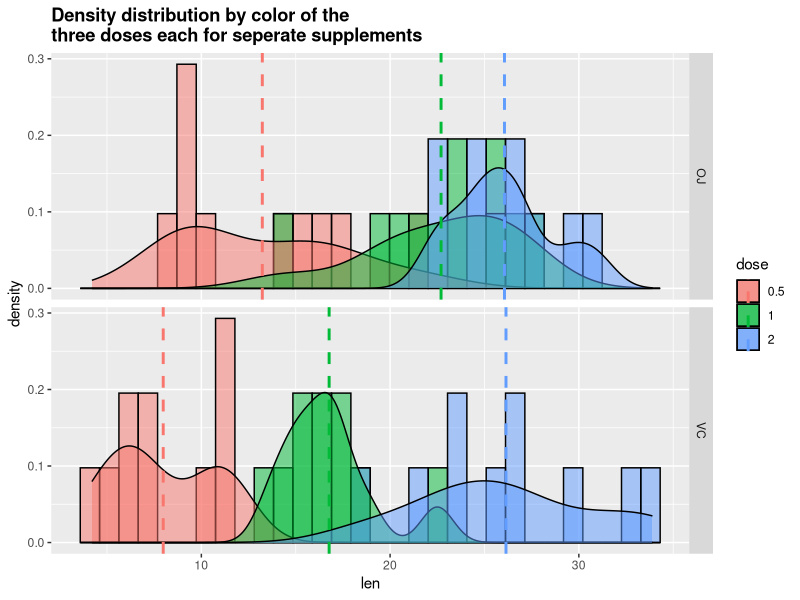
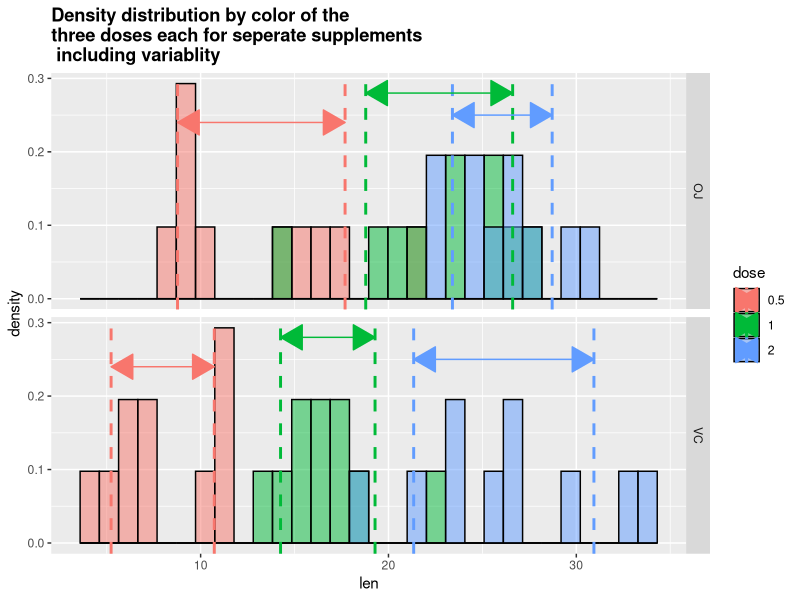

Generate these figures, in order, with R:
## ---- chunk 1
library(knitr)
opts_chunk$set(dev = 'pdf')
## ---- chunk 2
data(ToothGrowth)
library(ggplot2)
suppressWarnings(suppressMessages(library(plyr)))
library(grid)
## ---- chunk 3
str(ToothGrowth)
## ---- chunk 4
table(ToothGrowth$supp, ToothGrowth$dose, dnn=c("supp","dose"))
## ---- chunk 5
ToothGrowth$dose <- factor(ToothGrowth$dose)
try_cat <- ddply(ToothGrowth,.(dose,supp),summarize,means=mean(len))
q = ggplot(ToothGrowth, aes(x=len,fill=dose)) + 
    geom_histogram(alpha=0.5, position='identity', aes(y=..density..),
                   bin=(max(ToothGrowth$len)-min(ToothGrowth$len))/30, colour='black') +
    geom_density(alpha=0.5) + facet_grid(supp ~.) + 
    geom_vline(data=try_cat, aes(xintercept=means, color = dose), linetype='dashed',
               size=1) +
    ggtitle('Density distribution by color of the
three doses each for seperate supplements') +
    theme(plot.title=element_text(face='bold'))

print(q)
## ---- chunk 6
cat_sd <- ddply(ToothGrowth,.(dose,supp),summarize,sds=sd(len)) 
cat_sd <- merge(cat_sd, try_cat, by=c("dose","supp"))

q_sd = ggplot(data=ToothGrowth, aes(x=len,fill=dose)) + 
    geom_histogram(alpha=0.5, position='identity', aes(y=..density..),color='black',
                   bin=(max(ToothGrowth$len)-min(ToothGrowth$len))/30) +
    facet_grid(supp ~.) + 
    geom_vline(data=cat_sd, aes(xintercept=means+sds, color = dose), 
               linetype='dashed', size=1) +
    geom_vline(data=cat_sd, aes(xintercept=means-sds, color = dose), 
               linetype='dashed', size=1) + 
    geom_segment(data=cat_sd, aes(x=means-sds, xend= means+sds, 
                                  y=c(0.24,0.24,0.28,0.28,0.25,0.25), 
                                  yend=c(0.24,0.24,0.28,0.28,0.25,0.25), color = dose), 
                 arrow=arrow(ends='both',type='closed'),size=0.5)+
    ggtitle('Density distribution by color of the 
three doses each for seperate supplements \n including variablity') +
    theme(plot.title=element_text(face='bold'))
print(q_sd)
## ---- chunk 7
cat_sd
## ---- chunk 8
suppressWarnings(library(data.table))
final_set <- data.frame(combination=character(),p.value=numeric(),
                        interval.lower=numeric(), interval.upper=numeric())
in_groups <- split(ToothGrowth, list(ToothGrowth$supp, ToothGrowth$dose))
names = names(in_groups)
for (i in 1:length(names)) {
    for (m in 1:length(names)){
        if (i < m) {
            temp <- t.test(in_groups[[i]][[1]], in_groups[[m]][[1]], var.equal = FALSE)
            temp2 <- c("",0,0,0)
            temp2[1] <- paste(names(in_groups)[i], names(in_groups)[m], sep="~")
            temp2[2] <- round(temp$p.value,7)
            temp2[3:4] <- round(temp$conf.int,7)
            final_set <- rbindlist(list(final_set,as.list(temp2)))
        }
    }
    }
final_set$contains0 <- final_set$interval.lower <= 0& final_set$interval.upper >= 0
print(final_set)
## ---- chunk 9
print(final_set[grep("OJ.2~VC.2",final_set$combination)])

## ---- chunk 10
print(final_set[grep("OJ.1~VC.2",final_set$combination)])

## ---- chunk 11
final_set2 <- data.frame(combination=character(),p.value=numeric(),
                        interval.lower=numeric(), interval.upper=numeric())
    for (m in 1:length(names(in_groups))){
        if (names[m] != "OJ.2") {
            temp <- t.test(in_groups$OJ.2[[1]], in_groups[[m]][[1]], var.equal = FALSE, 
                           alternative="greater")
            temp2[1] <- paste("OJ.2", names(in_groups)[m], sep="~")
            temp2[2] <- round(temp$p.value,7)
            temp2[3:4] <- round(temp$conf.int,7)
            final_set2 <- rbindlist(list(final_set2,as.list(temp2)))
        }
    }
print(final_set2)    
